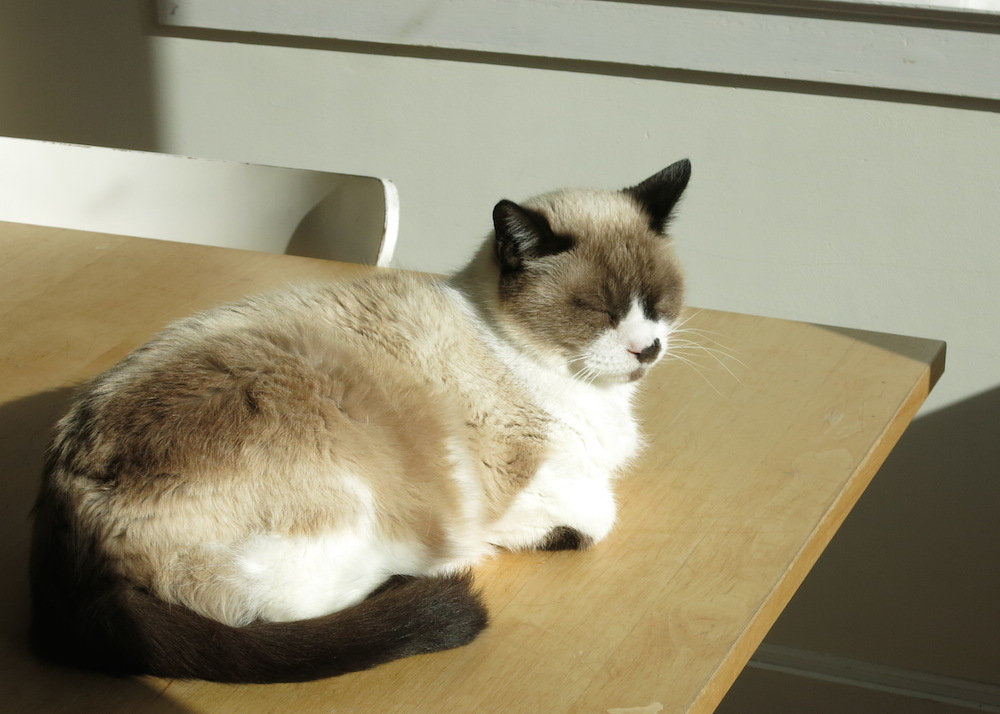
#> input picture demo 20 - video (cv2)/2 - transformations/cat.jpg, 1000 x 714 px
$ python translation.py
#> lines starting #> are read from the running program, lines starting #| are printed output that depends on the picture
# translation.py

import cv2
import numpy as np

img = cv2.imread('cat.jpg')
#> img is the input picture: shape (714, 1000, 3); mean B, G, R 115.7, 142.3, 149.8

M = np.float32([[1,0,200],[0,1,50]])

print(M)

translated_image = cv2.warpAffine(img, M, (img.shape[1],img.shape[0]))
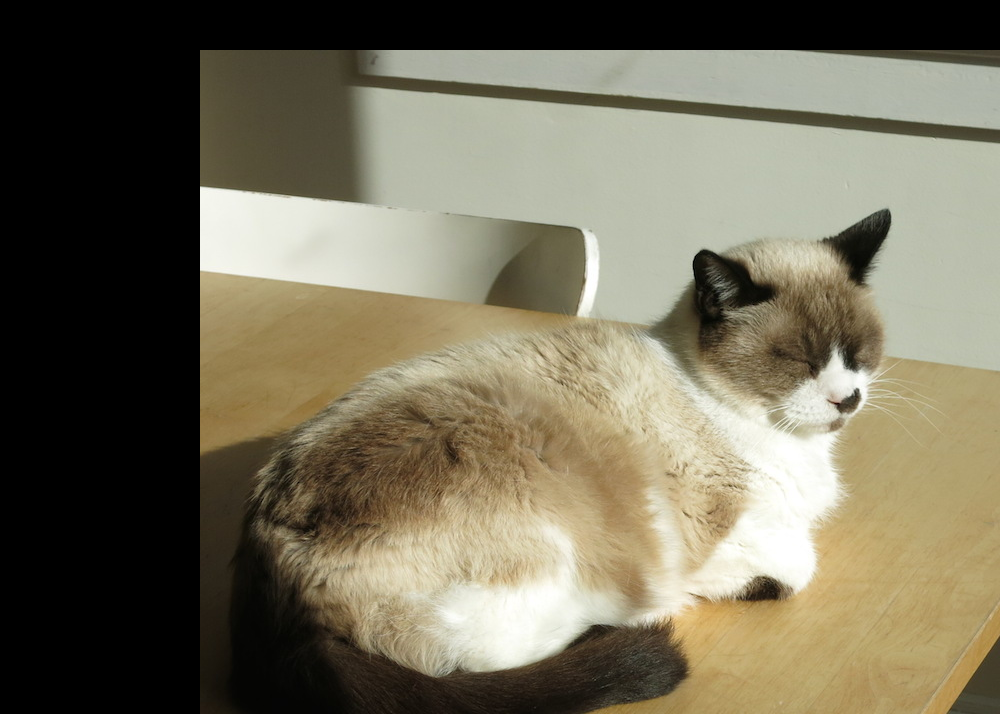
#> translated_image: shape (714, 1000, 3); mean B, G, R 90.9, 111, 117

cv2.imshow('Translated image', translated_image)
cv2.imwrite('cat_translated.jpg', translated_image)

print('Switch to image view. Then press any key to close')

cv2.waitKey(0)
cv2.destroyAllWindows()
